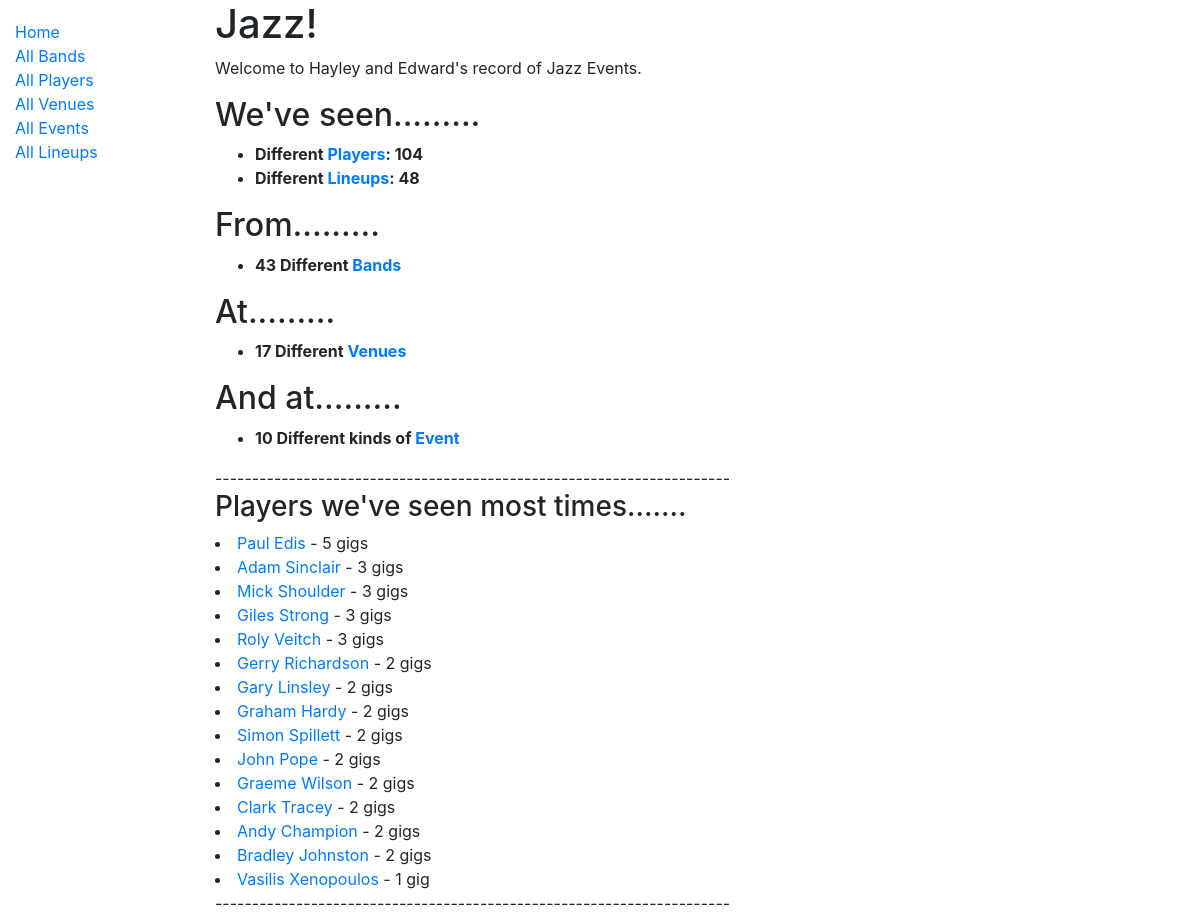
/jazz/, run on the app's committed database.
### jazz/models.py (models this page shows, shortened)
class Player(models.Model):
    first_name = models.CharField(max_length=100)
    nick_name = models.CharField(max_length=100, blank=True, null=True)
    last_name = models.CharField(max_length=100)
    date_of_birth = models.DateField(null=True, blank=True)
    date_of_death = models.DateField('Died', null=True, blank=True)
    instrument = models.ForeignKey(Instrument, on_delete=models.SET_NULL, null=True, blank = True, help_text='Select instrument for this player')
    slug = models.SlugField(blank = True, unique = True) #unique=True, blank = True)
    comments = models.CharField(max_length=500, unique = False, blank = True, null = True)
    player_web = models.URLField('Web Address', blank = True)
    player_wikipedia = models.URLField('Wikipedia Page', blank = True)
    class Meta:
        ordering = ['last_name', 'first_name']

### jazz/views.py (the view)
# urls.py: path('', views.index, name='index'),
def index(request):
    num_players = Player.objects.all().count()
    num_lineups = Lineup.objects.all().count()
    num_bands = Band.objects.all().count()
    num_venus = Venue.objects.all().count()
    num_events = Event.objects.all().count()
    top_players = Lineup.objects.values('player', 'player__first_name', 'player__nick_name', 'player__last_name', 'player__slug').annotate(c=Count('player')).order_by('-c') [:15]
    context = {
        'num_players': num_players,
        'num_lineups': num_lineups,
        'num_bands': num_bands,
        'num_venus': num_venus,
        'num_events': num_events,
        'top_players': top_players,
    }
    return render(request, 'index.html', context=context)

### jazz/templates/index.html (shortened to what this page needs)
{% extends "base_generic.html" %}
{% block content %}
  <h1>Jazz!</h1>
  <p>Welcome to Hayley and Edward's record of Jazz Events.</p>
  <h2>We've seen.........</h2>
    <ul>
    <li><strong>Different <a href="{% url 'players' %}">Players</a>: {{ num_players }}</strong></li>
    <li><strong>Different <a href="{% url 'lineups' %}">Lineups</a>: {{ num_lineups }}</strong></li>
  </ul>
  <h2>From.........</h2>
  <ul>
    <li><strong>{{ num_bands }} Different <a href="{% url 'bands' %}">Bands</a> </strong></li>
  </ul>
  <h2>At.........</h2>
  <ul>
    <li><strong> {{ num_venus }} Different <a href="{% url 'venues' %}">Venues</a></strong></li>
  </ul>
  <h2>And at.........</h2>
  <ul>
    <li><strong> {{ num_events }} Different kinds of <a href="{% url 'events' %}">Event</a></strong></li>
  </ul>
  ----------------------------------------------------------------------
  <h3>Players we've seen most times.......</h3>
    {% for person in top_players %}
      <li>
         <a href="{% url 'player-detail' person.player__slug %}">
			                         {{ person.player__first_name }}
	                                 {{ person.player__last_name }} </a>
                                     - {{ person.c }}
                                     {% if person.c == 1 %} {{ "gig" }} {% endif %}
                                     {% if person.c != 1 %} {{ "gigs" }} {% endif %}
      </li>
    {% endfor %}
  ----------------------------------------------------------------------
{% endblock %}

### data on the page
Player: player__first_name "Paul", player__last_name "Edis", c "5", value "gigs"
Player: player__first_name "Adam", player__last_name "Sinclair", c "3", value "gigs"
Player: player__first_name "Mick", player__last_name "Shoulder", c "3", value "gigs"
Player: player__first_name "Giles", player__last_name "Strong", c "3", value "gigs"
Player: player__first_name "Roly", player__last_name "Veitch", c "3", value "gigs"
Player: player__first_name "Gerry", player__last_name "Richardson", c "2", value "gigs"
Player: player__first_name "Gary", player__last_name "Linsley", c "2", value "gigs"
Player: player__first_name "Graham", player__last_name "Hardy", c "2", value "gigs"
Player: player__first_name "Simon", player__last_name "Spillett", c "2", value "gigs"
Player: player__first_name "John", player__last_name "Pope", c "2", value "gigs"
Player: player__first_name "Graeme", player__last_name "Wilson", c "2", value "gigs"
Player: player__first_name "Clark", player__last_name "Tracey", c "2", value "gigs"
Player: player__first_name "Andy", player__last_name "Champion", c "2", value "gigs"
Player: player__first_name "Bradley", player__last_name "Johnston", c "2", value "gigs"
Player: player__first_name "Vasilis", player__last_name "Xenopoulos", c "1", value "gig"

### other printed values
{{ num_players }} "104"
{{ num_lineups }} "48"
{{ num_bands }} "43"
{{ num_venus }} "17"
{{ num_events }} "10"
